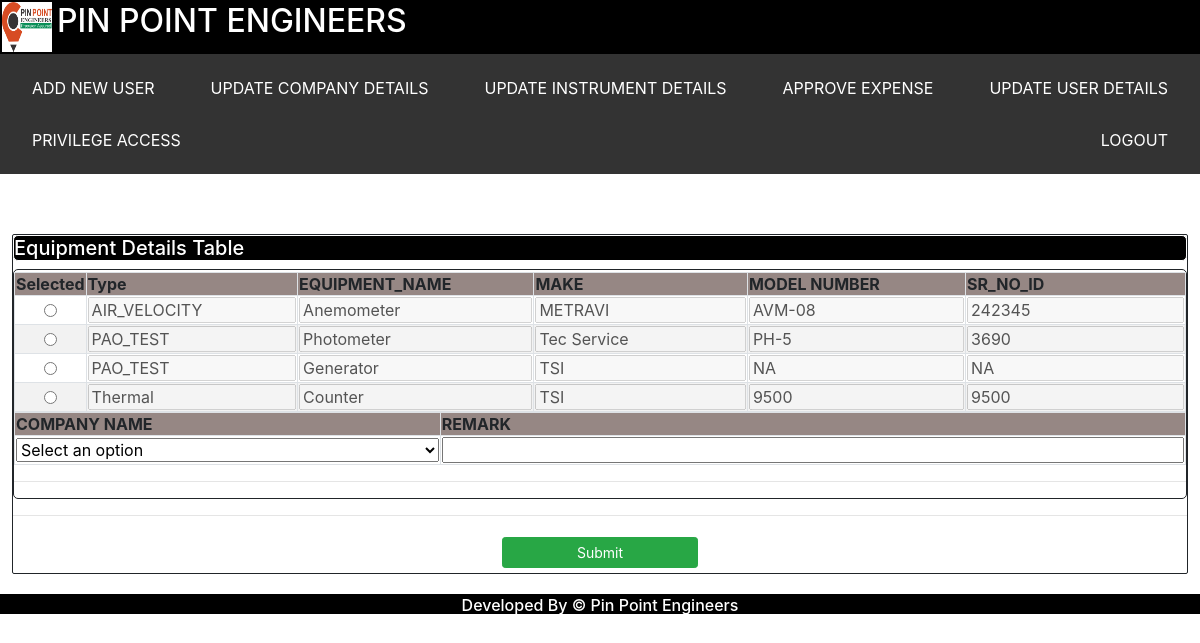
The app's page /request_instrument (signed in), older data.
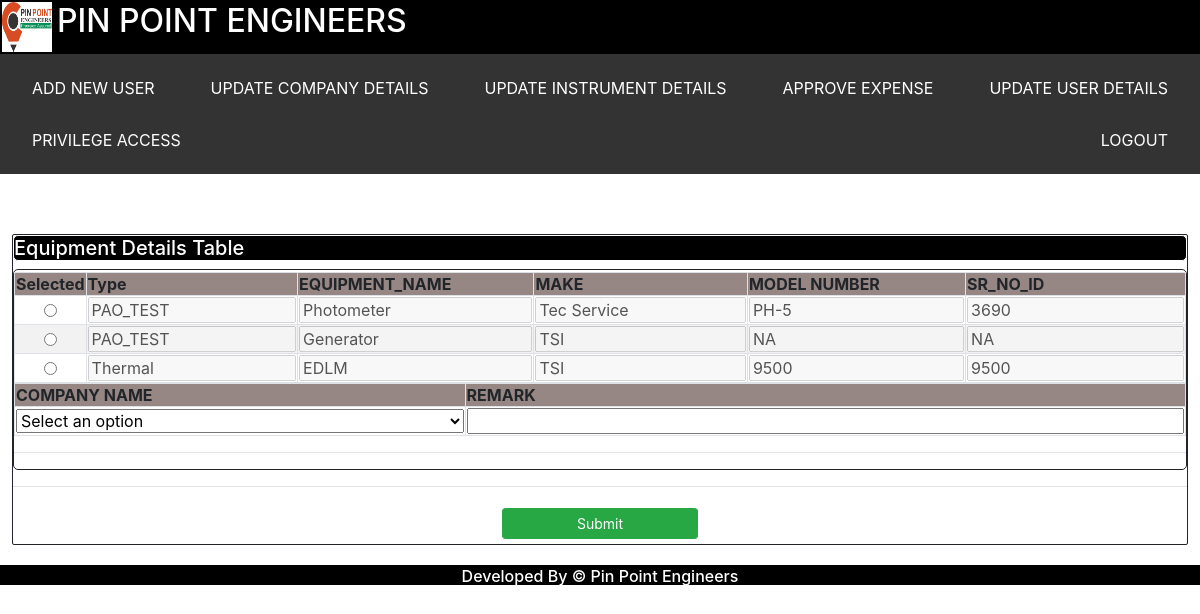
The same page, newer data.
### tables this page shows
CREATE TABLE equipment_master        
            (    Type varchar(255),
                EQUIPMENT_NAME varchar(255),
                MAKE varchar(255),
                MODEL_NUMBER varchar(255),
                SR_NO_ID varchar(255),
                DONE_DATE varchar(255),
                DUE_DATE varchar(255),
                STATUS varchar(255),
                ISSUED_TO varchar(255),
                COMPANY_NAME varchar(255),
                REMARK varchar(255));

### app.py (the view)
@app.route("/request_instrument")
def request_instrument():
    if 'user' in session:
        customer_details  = dbo.get_company_details()
        company_name_list = customer_details.COMPANY_NAME.unique().tolist()
        session_var = session['user']
        role        = session_var["role"]
        equipment_details   = dbo.get_available_equipment()
        equipment_list      = equipment_details.to_dict('records')
        return make_response(render_template('ELOGBOOK/request_instrument.html',
                             equipment_list=equipment_list,company_list=company_name_list, role = role),200)
    return make_response(render_template('LOGIN_PAGE/login.html'),200)

### db_dervices.py (called while the page is built)
    def get_available_equipment(self):
        try:
            stmt = "SELECT * from equipment_master where status='AVAILABLE' OR status='CLOSED'"
            cursor = self.conn.execute(stmt)
            equipment_list = []
            for row in cursor:
                equipment_list.append(list(row))
            equipment_frame = pd.DataFrame(equipment_list,columns = ['Type' ,'EQUIPMENT_NAME' ,'MAKE' ,'MODEL_NUMBER','SR_NO_ID' ,'DONE_DATE' ,'DUE_DATE','STATUS','ISSUED_TO','COMPANY_NAME' ,'REMARK'])
            return equipment_frame
        except Exception as e:
            return e

    def get_company_details(self):
        try:
            stmt = "SELECT * from company_details "
            cursor = self.conn.execute(stmt)
            company_list = []
            for row in cursor:
                company_list.append(list(row))
            company_frame = pd.DataFrame(company_list,columns = ['COMPANY_NAME', 'ADDRESS', 'REPORT_NUMBER'])
            return company_frame
        except Exception as e:
            return e

### templates/ELOGBOOK/request_instrument.html (shortened to what this page needs)
<html>
<head>
	<link rel="stylesheet" type="text/css" href="static/css/bootstrap.min.css">
	<link rel="stylesheet" type="text/css" href="static/css/styles.css">
</head>
<body>
<my-header></my-header>
	<div id="frame_container">
		<h5 id = "container_header">Equipment Details Table</h5>
		<div id="data_frame">
			<div class="frame">
				<div class="sections">
					<table class="code_tbl table-striped table-bordered">
						<tr>
						    <th>Selected</th>
							<th>Type</th>
							<th>EQUIPMENT_NAME</th>
							<th>MAKE</th>
							<th>MODEL NUMBER</th>
							<th>SR_NO_ID</th>
						</tr>
						{% for equipment in equipment_list %}
						<tr>
						    <td><input type="radio" id="{{equipment.SR_NO_ID}}" class="textfield" name="selected_eq" value="{{equipment.SR_NO_ID}}"></td>
							<td><input type="text" name="Type" class="textfield" value="{{equipment.Type}}"disabled ></td>
							<td><input type="text" name="EQUIPMENT_NAME" class="textfield" value="{{equipment.EQUIPMENT_NAME}}" disabled></td>
							<td><input type="text" name="MAKE" class="textfield" value="{{equipment.MAKE}}" disabled></td>
							<td><input type="text" name="MODEL_NUMBER" class="textfield" value="{{equipment.MODEL_NUMBER}}"disabled ></td>
							<td><input type="text" name="SR_NO_ID" class="textfield" value="{{equipment.SR_NO_ID}}" disabled></td>
						</tr>
						{% endfor %}
					</table>
					<table class="table-striped table-bordered">
					<tr>
					     <th>COMPANY NAME</th>
					      <th>REMARK</th>
					</tr>
					    <tr>
						    <td>
							<select class="textfield" name="company_name" id="company_name" style="width:100%">
							<option value="" selected>Select an option</option>
							</select>
							</td>
							<td><input type="text" name="remark" id="remark" class="textfield" value=""></td>
						</tr>
					</table>
					<hr size="10">
				</div>
			</div>
		</div>
		<hr size="10">
		<div id="action_row">
			<button id="submit_button" type="submit" class="btn btn-sm btn-success col-sm-2" onclick="request_instrument()">Submit</button>
		</div>
	</div>
<my-footer></my-footer>
</body>
</html>

Row changes from the older to the newer data that the page shows:
no longer on this page (row edited): equipment_master: Type "AIR_VELOCITY", EQUIPMENT_NAME "Anemometer", MAKE "METRAVI", MODEL_NUMBER "AVM-08", SR_NO_ID "242345"
changed equipment_master "Thermal": EQUIPMENT_NAME "Counter" → "EDLM"
